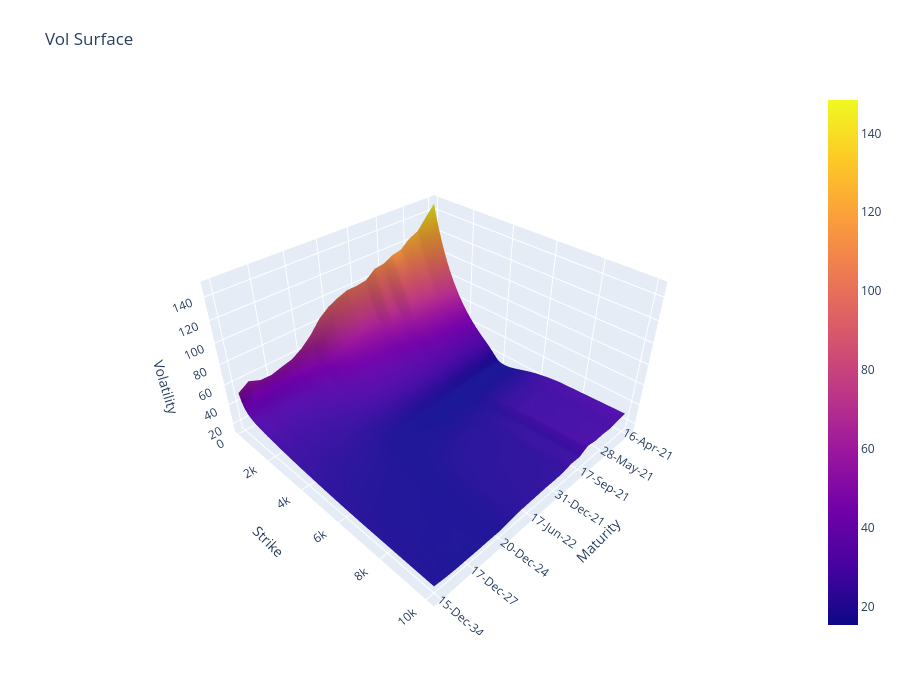

Notebook cell for this chart:
### Code cell
import plotly.graph_objs as go

fig = go.Figure(
    data=[ go.Surface(z=Z,y=Y,x=X)],
    
    layout=dict(
        title = 'Vol Surface',
        autosize = True,
        width = 900,
        height = 700,
        margin = dict(l = 65, r = 50, b = 65, t = 90),
        scene = dict(
            aspectratio = dict(x = 1, y = 1, z = .6),
            xaxis = dict(title='Maturity'),
            yaxis = dict(title='Strike'),
            zaxis = dict(title='Volatility')
            )
        )
    )

fig.show()

### Figure 1 — Plotly figure (JSON) as saved in the notebook; plotly's stock layout.template omitted (floating-point values rounded to 4 significant figures; data arrays with more than 128 entries replaced by an {"elided": "..."} marker saying what was removed)
{"data": [{"type": "surface", "x": ["16-Apr-21", "30-Apr-21", "21-May-21", "28-May-21", "18-Jun-21", "30-Jun-21", "17-Sep-21", "30-Sep-21", "17-Dec-21", "31-Dec-21", "21-Jan-22", "18-Mar-22", "17-Jun-22", "16-Dec-22", "15-Dec-23", "20-Dec-24", "19-Dec-25", "18-Dec-26", "17-Dec-27", "15-Dec-28", "21-Dec-29", "15-Dec-34"], "y": {"elided": "129 int values"}, "z": {"elided": "129x22 float values"}}], "layout": {"autosize": true, "height": 700, "margin": {"b": 65, "l": 65, "r": 50, "t": 90}, "scene": {"aspectratio": {"x": 1, "y": 1, "z": 0.6}, "xaxis": {"title": {"text": "Maturity"}, "type": "category"}, "yaxis": {"title": {"text": "Strike"}, "type": "linear"}, "zaxis": {"title": {"text": "Volatility"}, "type": "linear"}}, "title": {"text": "Vol Surface"}, "width": 900}}
